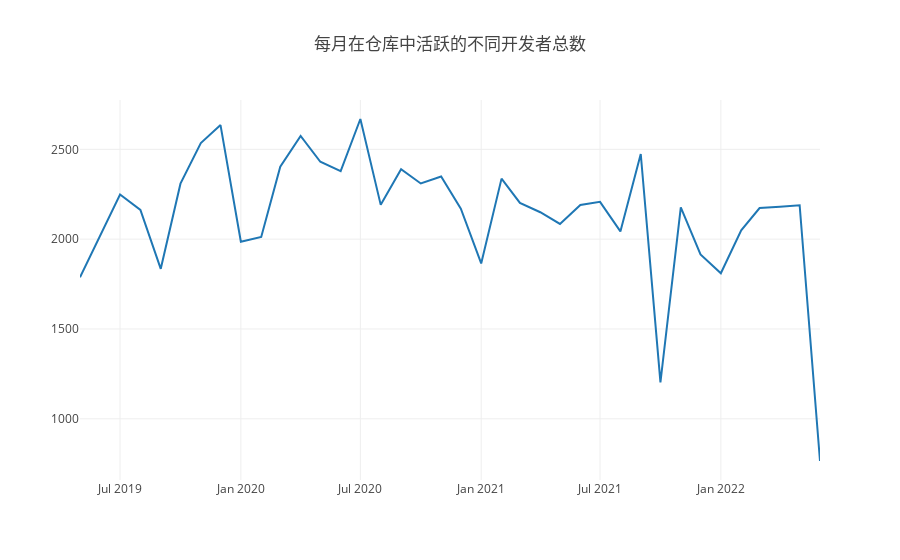

Source (notebook cell):
### Code cell
//4

query(
`
    select formatDateTime(created_at, '%Y-%m') as m, count(distinct actor_id) as cnt
    from github_log.events 
    where repo_name = 'microsoft/vscode' 
    and type in ['IssueCommentEvent', 'IssuesEvent', 'PullRequestEvent', 'PullRequestReviewCommentEvent']
    group by formatDateTime(created_at, '%Y-%m')
    order by formatDateTime(created_at, '%Y-%m')
`
).then(
    data => {
        // console.log(data)
        openDigger.render.plotly([
        {y: data.map(d => d.cnt), x: data.map(d => d.m), mode: 'scatter', name: '开发者活跃 数量'},
    ],{title: `每月在仓库中活跃的不同开发者总数`}); 
    }
)

### Figure 1 — Plotly figure (JSON) as saved in the notebook; plotly's stock layout.template omitted (floating-point values rounded to 4 significant figures)
{"data": [{"mode": "scatter", "name": "开发者活跃 数量", "x": ["2019-05", "2019-06", "2019-07", "2019-08", "2019-09", "2019-10", "2019-11", "2019-12", "2020-01", "2020-02", "2020-03", "2020-04", "2020-05", "2020-06", "2020-07", "2020-08", "2020-09", "2020-10", "2020-11", "2020-12", "2021-01", "2021-02", "2021-03", "2021-04", "2021-05", "2021-06", "2021-07", "2021-08", "2021-09", "2021-10", "2021-11", "2021-12", "2022-01", "2022-02", "2022-03", "2022-04", "2022-05", "2022-06"], "y": ["1788", "2019", "2249", "2163", "1835", "2309", "2535", "2635", "1986", "2012", "2403", "2575", "2431", "2379", "2669", "2191", "2389", "2310", "2349", "2170", "1865", "2337", "2202", "2150", "2085", "2190", "2208", "2043", "2474", "1203", "2177", "1915", "1810", "2049", "2173", "2181", "2189", "765"]}], "layout": {"autosize": true, "title": {"text": "每月在仓库中活跃的不同开发者总数"}, "xaxis": {"autorange": true, "range": ["2019-05-01", "2022-06-01"], "type": "date"}, "yaxis": {"autorange": true, "range": [659.2, 2775.0], "type": "linear"}}}
